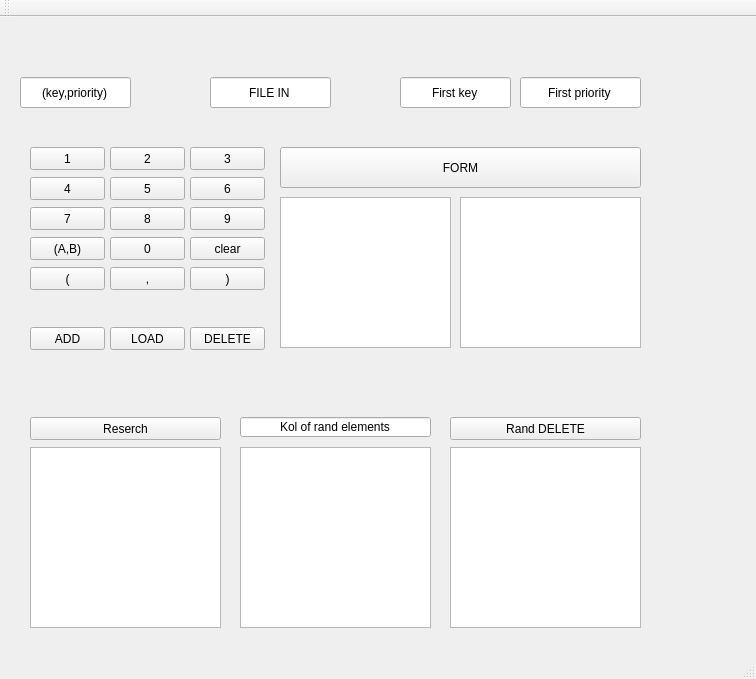
<?xml version="1.0" encoding="UTF-8"?>
<ui version="4.0">
 <class>MainWindow</class>
 <widget class="QMainWindow" name="MainWindow">
  <property name="geometry">
   <rect>
    <x>0</x>
    <y>0</y>
    <width>756</width>
    <height>679</height>
   </rect>
  </property>
  <property name="windowTitle">
   <string>MainWindow</string>
  </property>
  <widget class="QWidget" name="centralWidget">
   <widget class="QLineEdit" name="lineEdit">
    <property name="geometry">
     <rect>
      <x>20</x>
      <y>60</y>
      <width>111</width>
      <height>31</height>
     </rect>
    </property>
    <property name="inputMask">
     <string/>
    </property>
    <property name="text">
     <string>(key,priority)</string>
    </property>
    <property name="alignment">
     <set>Qt::AlignCenter</set>
    </property>
   </widget>
   <widget class="QLineEdit" name="lineEdit_2">
    <property name="geometry">
     <rect>
      <x>210</x>
      <y>60</y>
      <width>121</width>
      <height>31</height>
     </rect>
    </property>
    <property name="inputMask">
     <string/>
    </property>
    <property name="text">
     <string>FILE IN</string>
    </property>
    <property name="alignment">
     <set>Qt::AlignCenter</set>
    </property>
   </widget>
   <widget class="QPushButton" name="pushButton">
    <property name="geometry">
     <rect>
      <x>30</x>
      <y>130</y>
      <width>75</width>
      <height>23</height>
     </rect>
    </property>
    <property name="text">
     <string>1</string>
    </property>
   </widget>
   <widget class="QPushButton" name="pushButton_2">
    <property name="geometry">
     <rect>
      <x>110</x>
      <y>130</y>
      <width>75</width>
      <height>23</height>
     </rect>
    </property>
    <property name="text">
     <string>2</string>
    </property>
   </widget>
   <widget class="QPushButton" name="pushButton_3">
    <property name="geometry">
     <rect>
      <x>190</x>
      <y>130</y>
      <width>75</width>
      <height>23</height>
     </rect>
    </property>
    <property name="text">
     <string>3</string>
    </property>
   </widget>
   <widget class="QPushButton" name="pushButton_4">
    <property name="geometry">
     <rect>
      <x>30</x>
      <y>310</y>
      <width>75</width>
      <height>23</height>
     </rect>
    </property>
    <property name="text">
     <string>ADD</string>
    </property>
   </widget>
   <widget class="QPushButton" name="pushButton_5">
    <property name="geometry">
     <rect>
      <x>30</x>
      <y>160</y>
      <width>75</width>
      <height>23</height>
     </rect>
    </property>
    <property name="text">
     <string>4</string>
    </property>
   </widget>
   <widget class="QPushButton" name="pushButton_6">
    <property name="geometry">
     <rect>
      <x>110</x>
      <y>310</y>
      <width>75</width>
      <height>23</height>
     </rect>
    </property>
    <property name="text">
     <string>LOAD</string>
    </property>
   </widget>
   <widget class="QPushButton" name="pushButton_7">
    <property name="geometry">
     <rect>
      <x>110</x>
      <y>160</y>
      <width>75</width>
      <height>23</height>
     </rect>
    </property>
    <property name="text">
     <string>5</string>
    </property>
   </widget>
   <widget class="QPushButton" name="pushButton_8">
    <property name="geometry">
     <rect>
      <x>190</x>
      <y>160</y>
      <width>75</width>
      <height>23</height>
     </rect>
    </property>
    <property name="text">
     <string>6</string>
    </property>
   </widget>
   <widget class="QPushButton" name="pushButton_9">
    <property name="geometry">
     <rect>
      <x>30</x>
      <y>190</y>
      <width>75</width>
      <height>23</height>
     </rect>
    </property>
    <property name="text">
     <string>7</string>
    </property>
   </widget>
   <widget class="QPushButton" name="pushButton_10">
    <property name="geometry">
     <rect>
      <x>110</x>
      <y>190</y>
      <width>75</width>
      <height>23</height>
     </rect>
    </property>
    <property name="text">
     <string>8</string>
    </property>
   </widget>
   <widget class="QPushButton" name="pushButton_11">
    <property name="geometry">
     <rect>
      <x>190</x>
      <y>190</y>
      <width>75</width>
      <height>23</height>
     </rect>
    </property>
    <property name="text">
     <string>9</string>
    </property>
   </widget>
   <widget class="QPushButton" name="pushButton_12">
    <property name="geometry">
     <rect>
      <x>110</x>
      <y>220</y>
      <width>75</width>
      <height>23</height>
     </rect>
    </property>
    <property name="text">
     <string>0</string>
    </property>
   </widget>
   <widget class="QPushButton" name="pushButton_13">
    <property name="geometry">
     <rect>
      <x>30</x>
      <y>250</y>
      <width>75</width>
      <height>23</height>
     </rect>
    </property>
    <property name="text">
     <string>(</string>
    </property>
   </widget>
   <widget class="QPushButton" name="pushButton_14">
    <property name="geometry">
     <rect>
      <x>110</x>
      <y>250</y>
      <width>75</width>
      <height>23</height>
     </rect>
    </property>
    <property name="text">
     <string>,</string>
    </property>
   </widget>
   <widget class="QPushButton" name="pushButton_15">
    <property name="geometry">
     <rect>
      <x>190</x>
      <y>250</y>
      <width>75</width>
      <height>23</height>
     </rect>
    </property>
    <property name="text">
     <string>)</string>
    </property>
   </widget>
   <widget class="QPushButton" name="pushButton_16">
    <property name="geometry">
     <rect>
      <x>30</x>
      <y>220</y>
      <width>75</width>
      <height>23</height>
     </rect>
    </property>
    <property name="text">
     <string>(A,B)</string>
    </property>
   </widget>
   <widget class="QPushButton" name="pushButton_17">
    <property name="geometry">
     <rect>
      <x>190</x>
      <y>220</y>
      <width>75</width>
      <height>23</height>
     </rect>
    </property>
    <property name="text">
     <string>clear</string>
    </property>
   </widget>
   <widget class="QPushButton" name="pushButton_18">
    <property name="geometry">
     <rect>
      <x>190</x>
      <y>310</y>
      <width>75</width>
      <height>23</height>
     </rect>
    </property>
    <property name="text">
     <string>DELETE</string>
    </property>
   </widget>
   <widget class="QPushButton" name="pushButton_19">
    <property name="enabled">
     <bool>true</bool>
    </property>
    <property name="geometry">
     <rect>
      <x>280</x>
      <y>130</y>
      <width>361</width>
      <height>41</height>
     </rect>
    </property>
    <property name="text">
     <string>FORM</string>
    </property>
   </widget>
   <widget class="QLineEdit" name="lineEdit_3">
    <property name="geometry">
     <rect>
      <x>400</x>
      <y>60</y>
      <width>111</width>
      <height>31</height>
     </rect>
    </property>
    <property name="inputMethodHints">
     <set>Qt::ImhNone</set>
    </property>
    <property name="inputMask">
     <string/>
    </property>
    <property name="text">
     <string>First key</string>
    </property>
    <property name="frame">
     <bool>true</bool>
    </property>
    <property name="alignment">
     <set>Qt::AlignCenter</set>
    </property>
   </widget>
   <widget class="QLineEdit" name="lineEdit_4">
    <property name="geometry">
     <rect>
      <x>520</x>
      <y>60</y>
      <width>121</width>
      <height>31</height>
     </rect>
    </property>
    <property name="inputMask">
     <string/>
    </property>
    <property name="text">
     <string>First priority</string>
    </property>
    <property name="frame">
     <bool>true</bool>
    </property>
    <property name="alignment">
     <set>Qt::AlignCenter</set>
    </property>
   </widget>
   <widget class="QPlainTextEdit" name="plainTextEdit">
    <property name="geometry">
     <rect>
      <x>280</x>
      <y>180</y>
      <width>171</width>
      <height>151</height>
     </rect>
    </property>
   </widget>
   <widget class="QPlainTextEdit" name="plainTextEdit_2">
    <property name="geometry">
     <rect>
      <x>460</x>
      <y>180</y>
      <width>181</width>
      <height>151</height>
     </rect>
    </property>
   </widget>
   <widget class="QPushButton" name="pushButton_20">
    <property name="geometry">
     <rect>
      <x>30</x>
      <y>400</y>
      <width>191</width>
      <height>23</height>
     </rect>
    </property>
    <property name="text">
     <string>Reserch</string>
    </property>
   </widget>
   <widget class="QLineEdit" name="lineEdit_5">
    <property name="geometry">
     <rect>
      <x>240</x>
      <y>400</y>
      <width>191</width>
      <height>20</height>
     </rect>
    </property>
    <property name="text">
     <string>Kol of rand elements</string>
    </property>
    <property name="alignment">
     <set>Qt::AlignCenter</set>
    </property>
   </widget>
   <widget class="QPlainTextEdit" name="plainTextEdit_3">
    <property name="geometry">
     <rect>
      <x>30</x>
      <y>430</y>
      <width>191</width>
      <height>181</height>
     </rect>
    </property>
   </widget>
   <widget class="QPlainTextEdit" name="plainTextEdit_4">
    <property name="geometry">
     <rect>
      <x>240</x>
      <y>430</y>
      <width>191</width>
      <height>181</height>
     </rect>
    </property>
   </widget>
   <widget class="QPlainTextEdit" name="plainTextEdit_5">
    <property name="geometry">
     <rect>
      <x>450</x>
      <y>430</y>
      <width>191</width>
      <height>181</height>
     </rect>
    </property>
   </widget>
   <widget class="QPushButton" name="pushButton_21">
    <property name="geometry">
     <rect>
      <x>450</x>
      <y>400</y>
      <width>191</width>
      <height>23</height>
     </rect>
    </property>
    <property name="text">
     <string>Rand DELETE</string>
    </property>
   </widget>
  </widget>
  <widget class="QMenuBar" name="menuBar">
   <property name="geometry">
    <rect>
     <x>0</x>
     <y>0</y>
     <width>756</width>
     <height>21</height>
    </rect>
   </property>
  </widget>
  <widget class="QToolBar" name="mainToolBar">
   <attribute name="toolBarArea">
    <enum>TopToolBarArea</enum>
   </attribute>
   <attribute name="toolBarBreak">
    <bool>false</bool>
   </attribute>
  </widget>
  <widget class="QStatusBar" name="statusBar"/>
 </widget>
 <layoutdefault spacing="6" margin="11"/>
 <resources/>
 <connections/>
</ui>
